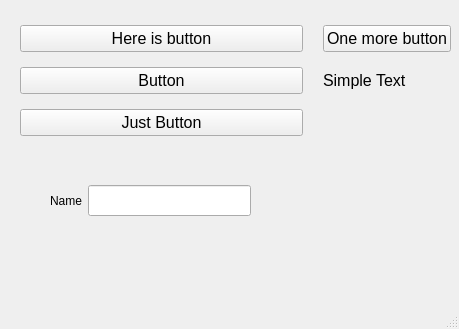
<?xml version="1.0" encoding="UTF-8"?>
<ui version="4.0">
 <class>MainWindow</class>
 <widget class="QMainWindow" name="MainWindow">
  <property name="geometry">
   <rect>
    <x>0</x>
    <y>0</y>
    <width>459</width>
    <height>329</height>
   </rect>
  </property>
  <property name="windowTitle">
   <string>MainWindow</string>
  </property>
  <widget class="QWidget" name="centralwidget">
   <widget class="QWidget" name="gridLayoutWidget_2">
    <property name="geometry">
     <rect>
      <x>10</x>
      <y>10</y>
      <width>441</width>
      <height>141</height>
     </rect>
    </property>
    <layout class="QGridLayout" name="gridLayout_2" rowstretch="0,0,0" columnstretch="10,0" columnminimumwidth="10,100">
     <property name="leftMargin">
      <number>10</number>
     </property>
     <property name="topMargin">
      <number>0</number>
     </property>
     <property name="rightMargin">
      <number>0</number>
     </property>
     <property name="bottomMargin">
      <number>0</number>
     </property>
     <property name="horizontalSpacing">
      <number>20</number>
     </property>
     <property name="verticalSpacing">
      <number>0</number>
     </property>
     <item row="1" column="0">
      <widget class="QPushButton" name="ButtonAsk">
       <property name="enabled">
        <bool>true</bool>
       </property>
       <property name="font">
        <font>
         <family>Arial</family>
         <pointsize>12</pointsize>
         <bold>false</bold>
        </font>
       </property>
       <property name="cursor">
        <cursorShape>PointingHandCursor</cursorShape>
       </property>
       <property name="focusPolicy">
        <enum>Qt::StrongFocus</enum>
       </property>
       <property name="text">
        <string>Button</string>
       </property>
      </widget>
     </item>
     <item row="0" column="1">
      <widget class="QPushButton" name="ButtonInformationQt">
       <property name="enabled">
        <bool>true</bool>
       </property>
       <property name="font">
        <font>
         <family>Arial</family>
         <pointsize>12</pointsize>
         <bold>false</bold>
        </font>
       </property>
       <property name="cursor">
        <cursorShape>PointingHandCursor</cursorShape>
       </property>
       <property name="focusPolicy">
        <enum>Qt::StrongFocus</enum>
       </property>
       <property name="text">
        <string>One more button</string>
       </property>
      </widget>
     </item>
     <item row="1" column="1">
      <widget class="QLabel" name="label">
       <property name="font">
        <font>
         <pointsize>12</pointsize>
         <bold>false</bold>
        </font>
       </property>
       <property name="text">
        <string>Simple Text</string>
       </property>
      </widget>
     </item>
     <item row="0" column="0">
      <widget class="QPushButton" name="ButtonNone">
       <property name="enabled">
        <bool>true</bool>
       </property>
       <property name="font">
        <font>
         <family>Arial</family>
         <pointsize>12</pointsize>
         <bold>false</bold>
        </font>
       </property>
       <property name="cursor">
        <cursorShape>PointingHandCursor</cursorShape>
       </property>
       <property name="focusPolicy">
        <enum>Qt::StrongFocus</enum>
       </property>
       <property name="text">
        <string>Here is button</string>
       </property>
      </widget>
     </item>
     <item row="2" column="0">
      <widget class="QPushButton" name="ButtonInformation">
       <property name="enabled">
        <bool>true</bool>
       </property>
       <property name="font">
        <font>
         <family>Arial</family>
         <pointsize>12</pointsize>
        </font>
       </property>
       <property name="cursor">
        <cursorShape>PointingHandCursor</cursorShape>
       </property>
       <property name="focusPolicy">
        <enum>Qt::StrongFocus</enum>
       </property>
       <property name="text">
        <string>Just Button</string>
       </property>
      </widget>
     </item>
    </layout>
   </widget>
   <widget class="QWidget" name="horizontalLayoutWidget">
    <property name="geometry">
     <rect>
      <x>10</x>
      <y>160</y>
      <width>441</width>
      <height>81</height>
     </rect>
    </property>
    <layout class="QHBoxLayout" name="horizontalLayout">
     <property name="leftMargin">
      <number>40</number>
     </property>
     <property name="rightMargin">
      <number>200</number>
     </property>
     <item>
      <widget class="QLabel" name="label_2">
       <property name="text">
        <string>Name</string>
       </property>
      </widget>
     </item>
     <item>
      <widget class="QLineEdit" name="lineEdit">
       <property name="font">
        <font>
         <family>Algerian</family>
         <pointsize>12</pointsize>
        </font>
       </property>
       <property name="text">
        <string/>
       </property>
       <property name="maxLength">
        <number>7373737</number>
       </property>
       <property name="alignment">
        <set>Qt::AlignCenter</set>
       </property>
      </widget>
     </item>
    </layout>
   </widget>
  </widget>
  <widget class="QMenuBar" name="menubar">
   <property name="geometry">
    <rect>
     <x>0</x>
     <y>0</y>
     <width>459</width>
     <height>26</height>
    </rect>
   </property>
  </widget>
  <widget class="QStatusBar" name="statusbar"/>
 </widget>
 <resources/>
 <connections/>
</ui>
